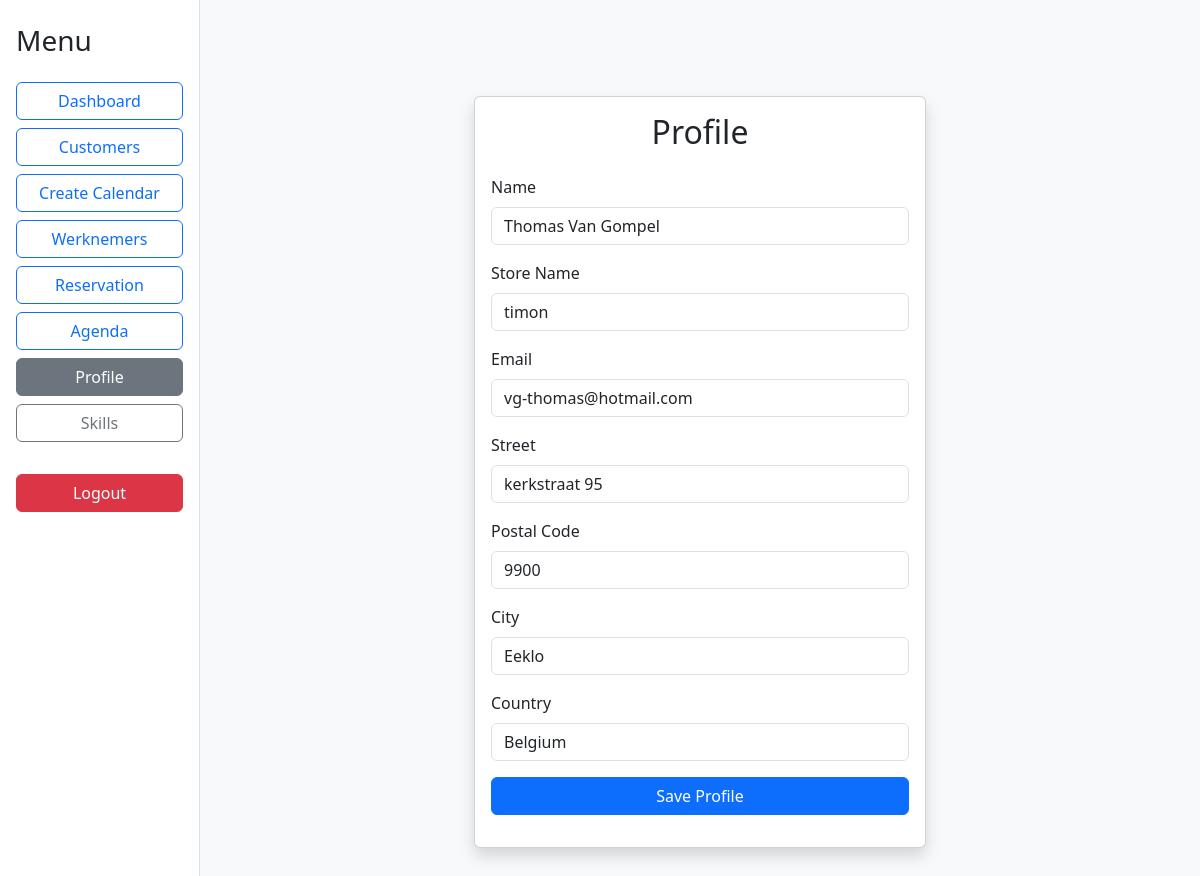
The page /profile (signed in) on the database its author committed.
### app/models.py (models this page shows)
class User(db.Model):
    id = db.Column(db.Integer, primary_key=True)
    username = db.Column(db.String(80), unique=True, nullable=False)
    password = db.Column(db.String(200), nullable=False)
    name = db.Column(db.String(100))
    store_name = db.Column(db.String(100))
    store_name = db.Column(db.String(100))
    email = db.Column(db.String(120))
    street = db.Column(db.String(120))
    postal_code = db.Column(db.String(20))
    city = db.Column(db.String(100))
    country = db.Column(db.String(100))
    customers = db.relationship('Customer', backref='owner', lazy=True)

### app/routes.py (the view, shortened to what this page needs)
@main.route('/profile', methods=['GET', 'POST'])
def profile():
    if 'user_id' not in session:
        return redirect(url_for('main.login'))
    user = User.query.get(session['user_id'])
    form = ProfileForm(obj=user)
    if form.validate_on_submit():
        form.populate_obj(user)
    return render_template('profile.html', form=form, user=user)

### app/forms.py
class ProfileForm(FlaskForm):
    name = StringField('Name', validators=[DataRequired(), Length(max=80)])
    store_name = StringField('Store Name', validators=[Length(max=80)])
    email = StringField('Email', validators=[Email(), Length(max=120)])
    street = StringField('Street', validators=[Length(max=120)])
    postal_code = StringField('Postal Code', validators=[Length(max=20)])
    city = StringField('City', validators=[Length(max=80)])
    country = StringField('Country', validators=[Length(max=80)])
    submit = SubmitField('Save Profile')

### app/__init__.py (called while the page is built)
@app.context_processor
def inject_user():
	from app.models import User
	user = None
	from flask import session
	if 'user_id' in session:
		user = User.query.get(session['user_id'])
	return dict(user=user, User=User)

### app/templates/profile.html (shortened to what this page needs)
{% extends 'base.html' %}
{% block content %}
<div class="container py-5">
    <div class="row justify-content-center">
        <div class="col-md-8 col-lg-6">
            <div class="card shadow mb-4">
                <div class="card-body">
                    <h2 class="card-title mb-4 text-center">Profile</h2>
                    <form method="post">
                        <div class="mb-3">
                            {{ form.name.label(class="form-label") }}
                            {{ form.name(class="form-control", placeholder="Name") }}
                        </div>
                        <div class="mb-3">
                            {{ form.store_name.label(class="form-label") }}
                            {{ form.store_name(class="form-control", placeholder="Store Name") }}
                        </div>
                        <div class="mb-3">
                            {{ form.email.label(class="form-label") }}
                            {{ form.email(class="form-control", placeholder="Email") }}
                        </div>
                        <div class="mb-3">
                            {{ form.street.label(class="form-label") }}
                            {{ form.street(class="form-control", placeholder="Street") }}
                        </div>
                        <div class="mb-3">
                            {{ form.postal_code.label(class="form-label") }}
                            {{ form.postal_code(class="form-control", placeholder="Postal Code") }}
                        </div>
                        <div class="mb-3">
                            {{ form.city.label(class="form-label") }}
                            {{ form.city(class="form-control", placeholder="City") }}
                        </div>
                        <div class="mb-3">
                            {{ form.country.label(class="form-label") }}
                            {{ form.country(class="form-control", placeholder="Country") }}
                        </div>
                        <div class="mb-3">
                            {{ form.submit(class="btn btn-primary w-100") }}
                        </div>
                    </form>
                </div>
            </div>
        </div>
    </div>
</div>
{% endblock %}

### rows shown on the page
User: name "Thomas Van Gompel", store_name "timon", email "vg-thomas@hotmail.com", street "kerkstraat 95", postal_code "9900", city "Eeklo", country "Belgium"
